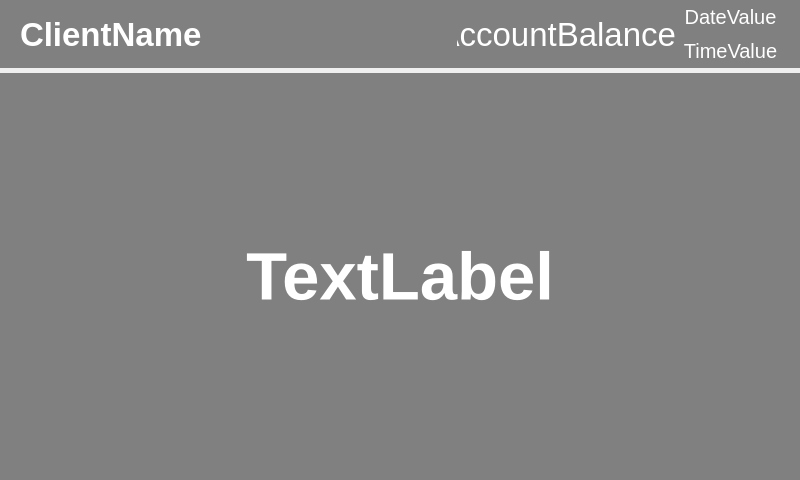
<?xml version="1.0" encoding="UTF-8"?>
<ui version="4.0">
 <class>InfCardScaned</class>
 <widget class="QWidget" name="InfCardScaned">
  <property name="geometry">
   <rect>
    <x>0</x>
    <y>0</y>
    <width>800</width>
    <height>480</height>
   </rect>
  </property>
  <property name="windowTitle">
   <string>Form</string>
  </property>
  <layout class="QVBoxLayout" name="verticalLayout_2" stretch="1,6">
   <property name="spacing">
    <number>5</number>
   </property>
   <property name="leftMargin">
    <number>0</number>
   </property>
   <property name="topMargin">
    <number>0</number>
   </property>
   <property name="rightMargin">
    <number>0</number>
   </property>
   <property name="bottomMargin">
    <number>0</number>
   </property>
   <item>
    <widget class="QWidget" name="_titleLayout" native="true">
     <property name="sizePolicy">
      <sizepolicy hsizetype="Ignored" vsizetype="Ignored">
       <horstretch>0</horstretch>
       <verstretch>0</verstretch>
      </sizepolicy>
     </property>
     <property name="styleSheet">
      <string notr="true">background:Gray</string>
     </property>
     <property name="class" stdset="0">
      <string>lightPanelStyle</string>
     </property>
     <layout class="QHBoxLayout" name="titleLayout" stretch="4,2,1">
      <property name="spacing">
       <number>0</number>
      </property>
      <property name="leftMargin">
       <number>20</number>
      </property>
      <property name="topMargin">
       <number>0</number>
      </property>
      <property name="rightMargin">
       <number>15</number>
      </property>
      <property name="bottomMargin">
       <number>0</number>
      </property>
      <item>
       <widget class="QLabel" name="ClientName">
        <property name="sizePolicy">
         <sizepolicy hsizetype="Ignored" vsizetype="Ignored">
          <horstretch>0</horstretch>
          <verstretch>0</verstretch>
         </sizepolicy>
        </property>
        <property name="font">
         <font>
          <pointsize>25</pointsize>
          <weight>75</weight>
          <bold>true</bold>
         </font>
        </property>
        <property name="styleSheet">
         <string notr="true">color:white</string>
        </property>
        <property name="text">
         <string>ClientName</string>
        </property>
       </widget>
      </item>
      <item>
       <widget class="QLabel" name="AccountBalance">
        <property name="sizePolicy">
         <sizepolicy hsizetype="Ignored" vsizetype="Ignored">
          <horstretch>0</horstretch>
          <verstretch>0</verstretch>
         </sizepolicy>
        </property>
        <property name="font">
         <font>
          <pointsize>25</pointsize>
         </font>
        </property>
        <property name="styleSheet">
         <string notr="true">color:white</string>
        </property>
        <property name="text">
         <string>AccountBalance</string>
        </property>
        <property name="alignment">
         <set>Qt::AlignRight|Qt::AlignTrailing|Qt::AlignVCenter</set>
        </property>
       </widget>
      </item>
      <item>
       <widget class="QWidget" name="_dateTimeLayout" native="true">
        <property name="sizePolicy">
         <sizepolicy hsizetype="Ignored" vsizetype="Ignored">
          <horstretch>0</horstretch>
          <verstretch>0</verstretch>
         </sizepolicy>
        </property>
        <layout class="QVBoxLayout" name="dateTimeLayout">
         <property name="spacing">
          <number>0</number>
         </property>
         <property name="leftMargin">
          <number>0</number>
         </property>
         <property name="topMargin">
          <number>0</number>
         </property>
         <property name="rightMargin">
          <number>0</number>
         </property>
         <property name="bottomMargin">
          <number>0</number>
         </property>
         <item>
          <widget class="QLabel" name="DateValue">
           <property name="sizePolicy">
            <sizepolicy hsizetype="Ignored" vsizetype="Ignored">
             <horstretch>0</horstretch>
             <verstretch>0</verstretch>
            </sizepolicy>
           </property>
           <property name="font">
            <font>
             <pointsize>15</pointsize>
            </font>
           </property>
           <property name="styleSheet">
            <string notr="true">color:white</string>
           </property>
           <property name="text">
            <string>DateValue</string>
           </property>
           <property name="alignment">
            <set>Qt::AlignCenter</set>
           </property>
          </widget>
         </item>
         <item>
          <widget class="QLabel" name="TimeValue">
           <property name="sizePolicy">
            <sizepolicy hsizetype="Ignored" vsizetype="Ignored">
             <horstretch>0</horstretch>
             <verstretch>0</verstretch>
            </sizepolicy>
           </property>
           <property name="font">
            <font>
             <pointsize>15</pointsize>
            </font>
           </property>
           <property name="styleSheet">
            <string notr="true">color:white</string>
           </property>
           <property name="text">
            <string>TimeValue</string>
           </property>
           <property name="alignment">
            <set>Qt::AlignCenter</set>
           </property>
          </widget>
         </item>
        </layout>
       </widget>
      </item>
     </layout>
    </widget>
   </item>
   <item>
    <widget class="QWidget" name="_verticalLayout" native="true">
     <property name="sizePolicy">
      <sizepolicy hsizetype="Ignored" vsizetype="Ignored">
       <horstretch>0</horstretch>
       <verstretch>0</verstretch>
      </sizepolicy>
     </property>
     <property name="styleSheet">
      <string notr="true">background:gray</string>
     </property>
     <property name="class" stdset="0">
      <string>darkPanelStyle</string>
     </property>
     <layout class="QVBoxLayout" name="verticalLayout" stretch="0">
      <property name="spacing">
       <number>5</number>
      </property>
      <property name="leftMargin">
       <number>13</number>
      </property>
      <property name="topMargin">
       <number>13</number>
      </property>
      <property name="rightMargin">
       <number>13</number>
      </property>
      <property name="bottomMargin">
       <number>13</number>
      </property>
      <item>
       <widget class="QLabel" name="contentValue">
        <property name="sizePolicy">
         <sizepolicy hsizetype="Ignored" vsizetype="Ignored">
          <horstretch>0</horstretch>
          <verstretch>0</verstretch>
         </sizepolicy>
        </property>
        <property name="font">
         <font>
          <pointsize>50</pointsize>
          <weight>75</weight>
          <bold>true</bold>
         </font>
        </property>
        <property name="styleSheet">
         <string notr="true">color:white</string>
        </property>
        <property name="text">
         <string>TextLabel</string>
        </property>
        <property name="alignment">
         <set>Qt::AlignCenter</set>
        </property>
        <property name="wordWrap">
         <bool>true</bool>
        </property>
       </widget>
      </item>
     </layout>
    </widget>
   </item>
  </layout>
 </widget>
 <resources/>
 <connections/>
</ui>
